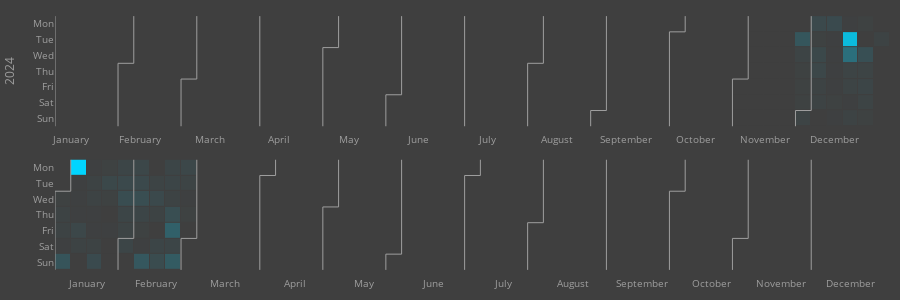

The code cell stored with this chart in its notebook:
### Code cell
custom_colorscale = [
    [0, "#3f3f3f"],  # スケールの最小値に対応する色
    [1, "#00d5ff"]    # スケールの最大値に対応する色
]

# タイルプロット
fig = calplot(df, x="date", y="value",
              colorscale=custom_colorscale)
fig.update_layout({"yaxis": {"title": "2024"},
                  "plot_bgcolor": "#3f3f3f",
                  "paper_bgcolor": "#3f3f3f"})
fig.update_layout(margin=dict(l=10, r=10, t=10, b=10))
fig.write_html("html_figures/researchmap.html")
fig

### Figure 1 — Plotly figure (JSON) as saved in the notebook; plotly's stock layout.template omitted (floating-point values rounded to 4 significant figures; data arrays with more than 128 entries replaced by an {"elided": "..."} marker saying what was removed)
{"data": [{"colorscale": [[0, "#3f3f3f"], [1, "#00d5ff"]], "customdata": {"elided": "366x2 str values"}, "hovertemplate": "%{customdata[0]} <br>Week=%{x} <br>%{customdata[1]}=%{z}", "name": "2024", "showscale": false, "type": "heatmap", "x": {"elided": "366 int values"}, "xaxis": "x", "xgap": 1, "y": {"elided": "366 int values"}, "yaxis": "y", "ygap": 1, "z": {"elided": "366 int values"}, "zmax": 119, "zmin": 0}, {"hoverinfo": "skip", "line": {"color": "#9e9e9e", "width": 1}, "mode": "lines", "type": "scatter", "x": [0.5, 0.5], "xaxis": "x", "y": [-0.5, 6.5], "yaxis": "y"}, {"hoverinfo": "skip", "line": {"color": "#9e9e9e", "width": 1}, "mode": "lines", "type": "scatter", "x": [4.5, 4.5], "xaxis": "x", "y": [2.5, 6.5], "yaxis": "y"}, {"hoverinfo": "skip", "line": {"color": "#9e9e9e", "width": 1}, "mode": "lines", "type": "scatter", "x": [4.5, 5.5], "xaxis": "x", "y": [2.5, 2.5], "yaxis": "y"}, {"hoverinfo": "skip", "line": {"color": "#9e9e9e", "width": 1}, "mode": "lines", "type": "scatter", "x": [5.5, 5.5], "xaxis": "x", "y": [2.5, -0.5], "yaxis": "y"}, {"hoverinfo": "skip", "line": {"color": "#9e9e9e", "width": 1}, "mode": "lines", "type": "scatter", "x": [8.5, 8.5], "xaxis": "x", "y": [3.5, 6.5], "yaxis": "y"}, {"hoverinfo": "skip", "line": {"color": "#9e9e9e", "width": 1}, "mode": "lines", "type": "scatter", "x": [8.5, 9.5], "xaxis": "x", "y": [3.5, 3.5], "yaxis": "y"}, {"hoverinfo": "skip", "line": {"color": "#9e9e9e", "width": 1}, "mode": "lines", "type": "scatter", "x": [9.5, 9.5], "xaxis": "x", "y": [3.5, -0.5], "yaxis": "y"}, {"hoverinfo": "skip", "line": {"color": "#9e9e9e", "width": 1}, "mode": "lines", "type": "scatter", "x": [13.5, 13.5], "xaxis": "x", "y": [-0.5, 6.5], "yaxis": "y"}, {"hoverinfo": "skip", "line": {"color": "#9e9e9e", "width": 1}, "mode": "lines", "type": "scatter", "x": [17.5, 17.5], "xaxis": "x", "y": [1.5, 6.5], "yaxis": "y"}, {"hoverinfo": "skip", "line": {"color": "#9e9e9e", "width": 1}, "mode": "lines", "type": "scatter", "x": [17.5, 18.5], "xaxis": "x", "y": [1.5, 1.5], "yaxis": "y"}, {"hoverinfo": "skip", "line": {"color": "#9e9e9e", "width": 1}, "mode": "lines", "type": "scatter", "x": [18.5, 18.5], "xaxis": "x", "y": [1.5, -0.5], "yaxis": "y"}, {"hoverinfo": "skip", "line": {"color": "#9e9e9e", "width": 1}, "mode": "lines", "type": "scatter", "x": [21.5, 21.5], "xaxis": "x", "y": [4.5, 6.5], "yaxis": "y"}, {"hoverinfo": "skip", "line": {"color": "#9e9e9e", "width": 1}, "mode": "lines", "type": "scatter", "x": [21.5, 22.5], "xaxis": "x", "y": [4.5, 4.5], "yaxis": "y"}, {"hoverinfo": "skip", "line": {"color": "#9e9e9e", "width": 1}, "mode": "lines", "type": "scatter", "x": [22.5, 22.5], "xaxis": "x", "y": [4.5, -0.5], "yaxis": "y"}, {"hoverinfo": "skip", "line": {"color": "#9e9e9e", "width": 1}, "mode": "lines", "type": "scatter", "x": [26.5, 26.5], "xaxis": "x", "y": [-0.5, 6.5], "yaxis": "y"}, {"hoverinfo": "skip", "line": {"color": "#9e9e9e", "width": 1}, "mode": "lines", "type": "scatter", "x": [30.5, 30.5], "xaxis": "x", "y": [2.5, 6.5], "yaxis": "y"}, {"hoverinfo": "skip", "line": {"color": "#9e9e9e", "width": 1}, "mode": "lines", "type": "scatter", "x": [30.5, 31.5], "xaxis": "x", "y": [2.5, 2.5], "yaxis": "y"}, {"hoverinfo": "skip", "line": {"color": "#9e9e9e", "width": 1}, "mode": "lines", "type": "scatter", "x": [31.5, 31.5], "xaxis": "x", "y": [2.5, -0.5], "yaxis": "y"}, {"hoverinfo": "skip", "line": {"color": "#9e9e9e", "width": 1}, "mode": "lines", "type": "scatter", "x": [34.5, 34.5], "xaxis": "x", "y": [5.5, 6.5], "yaxis": "y"}, {"hoverinfo": "skip", "line": {"color": "#9e9e9e", "width": 1}, "mode": "lines", "type": "scatter", "x": [34.5, 35.5], "xaxis": "x", "y": [5.5, 5.5], "yaxis": "y"}, {"hoverinfo": "skip", "line": {"color": "#9e9e9e", "width": 1}, "mode": "lines", "type": "scatter", "x": [35.5, 35.5], "xaxis": "x", "y": [5.5, -0.5], "yaxis": "y"}, {"hoverinfo": "skip", "line": {"color": "#9e9e9e", "width": 1}, "mode": "lines", "type": "scatter", "x": [39.5, 39.5], "xaxis": "x", "y": [0.5, 6.5], "yaxis": "y"}, {"hoverinfo": "skip", "line": {"color": "#9e9e9e", "width": 1}, "mode": "lines", "type": "scatter", "x": [39.5, 40.5], "xaxis": "x", "y": [0.5, 0.5], "yaxis": "y"}, {"hoverinfo": "skip", "line": {"color": "#9e9e9e", "width": 1}, "mode": "lines", "type": "scatter", "x": [40.5, 40.5], "xaxis": "x", "y": [0.5, -0.5], "yaxis": "y"}, {"hoverinfo": "skip", "line": {"color": "#9e9e9e", "width": 1}, "mode": "lines", "type": "scatter", "x": [43.5, 43.5], "xaxis": "x", "y": [3.5, 6.5], "yaxis": "y"}, {"hoverinfo": "skip", "line": {"color": "#9e9e9e", "width": 1}, "mode": "lines", "type": "scatter", "x": [43.5, 44.5], "xaxis": "x", "y": [3.5, 3.5], "yaxis": "y"}, {"hoverinfo": "skip", "line": {"color": "#9e9e9e", "width": 1}, "mode": "lines", "type": "scatter", "x": [44.5, 44.5], "xaxis": "x", "y": [3.5, -0.5], "yaxis": "y"}, {"hoverinfo": "skip", "line": {"color": "#9e9e9e", "width": 1}, "mode": "lines", "type": "scatter", "x": [47.5, 47.5], "xaxis": "x", "y": [5.5, 6.5], "yaxis": "y"}, {"hoverinfo": "skip", "line": {"color": "#9e9e9e", "width": 1}, "mode": "lines", "type": "scatter", "x": [47.5, 48.5], "xaxis": "x", "y": [5.5, 5.5], "yaxis": "y"}, {"hoverinfo": "skip", "line": {"color": "#9e9e9e", "width": 1}, "mode": "lines", "type": "scatter", "x": [48.5, 48.5], "xaxis": "x", "y": [5.5, -0.5], "yaxis": "y"}, {"colorscale": [[0, "#3f3f3f"], [1, "#00d5ff"]], "customdata": {"elided": "365x2 str values"}, "hovertemplate": "%{customdata[0]} <br>Week=%{x} <br>%{customdata[1]}=%{z}", "name": "2025", "showscale": false, "type": "heatmap", "x": {"elided": "365 int values"}, "xaxis": "x2", "xgap": 1, "y": {"elided": "365 int values"}, "yaxis": "y2", "ygap": 1, "z": {"elided": "365 int values"}, "zmax": 119, "zmin": 0}, {"hoverinfo": "skip", "line": {"color": "#9e9e9e", "width": 1}, "mode": "lines", "type": "scatter", "x": [-0.5, -0.5], "xaxis": "x2", "y": [1.5, 6.5], "yaxis": "y2"}, {"hoverinfo": "skip", "line": {"color": "#9e9e9e", "width": 1}, "mode": "lines", "type": "scatter", "x": [-0.5, 0.5], "xaxis": "x2", "y": [1.5, 1.5], "yaxis": "y2"}, {"hoverinfo": "skip", "line": {"color": "#9e9e9e", "width": 1}, "mode": "lines", "type": "scatter", "x": [0.5, 0.5], "xaxis": "x2", "y": [1.5, -0.5], "yaxis": "y2"}, {"hoverinfo": "skip", "line": {"color": "#9e9e9e", "width": 1}, "mode": "lines", "type": "scatter", "x": [3.5, 3.5], "xaxis": "x2", "y": [4.5, 6.5], "yaxis": "y2"}, {"hoverinfo": "skip", "line": {"color": "#9e9e9e", "width": 1}, "mode": "lines", "type": "scatter", "x": [3.5, 4.5], "xaxis": "x2", "y": [4.5, 4.5], "yaxis": "y2"}, {"hoverinfo": "skip", "line": {"color": "#9e9e9e", "width": 1}, "mode": "lines", "type": "scatter", "x": [4.5, 4.5], "xaxis": "x2", "y": [4.5, -0.5], "yaxis": "y2"}, {"hoverinfo": "skip", "line": {"color": "#9e9e9e", "width": 1}, "mode": "lines", "type": "scatter", "x": [7.5, 7.5], "xaxis": "x2", "y": [4.5, 6.5], "yaxis": "y2"}, {"hoverinfo": "skip", "line": {"color": "#9e9e9e", "width": 1}, "mode": "lines", "type": "scatter", "x": [7.5, 8.5], "xaxis": "x2", "y": [4.5, 4.5], "yaxis": "y2"}, {"hoverinfo": "skip", "line": {"color": "#9e9e9e", "width": 1}, "mode": "lines", "type": "scatter", "x": [8.5, 8.5], "xaxis": "x2", "y": [4.5, -0.5], "yaxis": "y2"}, {"hoverinfo": "skip", "line": {"color": "#9e9e9e", "width": 1}, "mode": "lines", "type": "scatter", "x": [12.5, 12.5], "xaxis": "x2", "y": [0.5, 6.5], "yaxis": "y2"}, {"hoverinfo": "skip", "line": {"color": "#9e9e9e", "width": 1}, "mode": "lines", "type": "scatter", "x": [12.5, 13.5], "xaxis": "x2", "y": [0.5, 0.5], "yaxis": "y2"}, {"hoverinfo": "skip", "line": {"color": "#9e9e9e", "width": 1}, "mode": "lines", "type": "scatter", "x": [13.5, 13.5], "xaxis": "x2", "y": [0.5, -0.5], "yaxis": "y2"}, {"hoverinfo": "skip", "line": {"color": "#9e9e9e", "width": 1}, "mode": "lines", "type": "scatter", "x": [16.5, 16.5], "xaxis": "x2", "y": [2.5, 6.5], "yaxis": "y2"}, {"hoverinfo": "skip", "line": {"color": "#9e9e9e", "width": 1}, "mode": "lines", "type": "scatter", "x": [16.5, 17.5], "xaxis": "x2", "y": [2.5, 2.5], "yaxis": "y2"}, {"hoverinfo": "skip", "line": {"color": "#9e9e9e", "width": 1}, "mode": "lines", "type": "scatter", "x": [17.5, 17.5], "xaxis": "x2", "y": [2.5, -0.5], "yaxis": "y2"}, {"hoverinfo": "skip", "line": {"color": "#9e9e9e", "width": 1}, "mode": "lines", "type": "scatter", "x": [20.5, 20.5], "xaxis": "x2", "y": [5.5, 6.5], "yaxis": "y2"}, {"hoverinfo": "skip", "line": {"color": "#9e9e9e", "width": 1}, "mode": "lines", "type": "scatter", "x": [20.5, 21.5], "xaxis": "x2", "y": [5.5, 5.5], "yaxis": "y2"}, {"hoverinfo": "skip", "line": {"color": "#9e9e9e", "width": 1}, "mode": "lines", "type": "scatter", "x": [21.5, 21.5], "xaxis": "x2", "y": [5.5, -0.5], "yaxis": "y2"}, {"hoverinfo": "skip", "line": {"color": "#9e9e9e", "width": 1}, "mode": "lines", "type": "scatter", "x": [25.5, 25.5], "xaxis": "x2", "y": [0.5, 6.5], "yaxis": "y2"}, {"hoverinfo": "skip", "line": {"color": "#9e9e9e", "width": 1}, "mode": "lines", "type": "scatter", "x": [25.5, 26.5], "xaxis": "x2", "y": [0.5, 0.5], "yaxis": "y2"}, {"hoverinfo": "skip", "line": {"color": "#9e9e9e", "width": 1}, "mode": "lines", "type": "scatter", "x": [26.5, 26.5], "xaxis": "x2", "y": [0.5, -0.5], "yaxis": "y2"}, {"hoverinfo": "skip", "line": {"color": "#9e9e9e", "width": 1}, "mode": "lines", "type": "scatter", "x": [29.5, 29.5], "xaxis": "x2", "y": [3.5, 6.5], "yaxis": "y2"}, {"hoverinfo": "skip", "line": {"color": "#9e9e9e", "width": 1}, "mode": "lines", "type": "scatter", "x": [29.5, 30.5], "xaxis": "x2", "y": [3.5, 3.5], "yaxis": "y2"}, {"hoverinfo": "skip", "line": {"color": "#9e9e9e", "width": 1}, "mode": "lines", "type": "scatter", "x": [30.5, 30.5], "xaxis": "x2", "y": [3.5, -0.5], "yaxis": "y2"}, {"hoverinfo": "skip", "line": {"color": "#9e9e9e", "width": 1}, "mode": "lines", "type": "scatter", "x": [34.5, 34.5], "xaxis": "x2", "y": [-0.5, 6.5], "yaxis": "y2"}, {"hoverinfo": "skip", "line": {"color": "#9e9e9e", "width": 1}, "mode": "lines", "type": "scatter", "x": [38.5, 38.5], "xaxis": "x2", "y": [1.5, 6.5], "yaxis": "y2"}, {"hoverinfo": "skip", "line": {"color": "#9e9e9e", "width": 1}, "mode": "lines", "type": "scatter", "x": [38.5, 39.5], "xaxis": "x2", "y": [1.5, 1.5], "yaxis": "y2"}, {"hoverinfo": "skip", "line": {"color": "#9e9e9e", "width": 1}, "mode": "lines", "type": "scatter", "x": [39.5, 39.5], "xaxis": "x2", "y": [1.5, -0.5], "yaxis": "y2"}, {"hoverinfo": "skip", "line": {"color": "#9e9e9e", "width": 1}, "mode": "lines", "type": "scatter", "x": [42.5, 42.5], "xaxis": "x2", "y": [4.5, 6.5], "yaxis": "y2"}, {"hoverinfo": "skip", "line": {"color": "#9e9e9e", "width": 1}, "mode": "lines", "type": "scatter", "x": [42.5, 43.5], "xaxis": "x2", "y": [4.5, 4.5], "yaxis": "y2"}, {"hoverinfo": "skip", "line": {"color": "#9e9e9e", "width": 1}, "mode": "lines", "type": "scatter", "x": [43.5, 43.5], "xaxis": "x2", "y": [4.5, -0.5], "yaxis": "y2"}, {"hoverinfo": "skip", "line": {"color": "#9e9e9e", "width": 1}, "mode": "lines", "type": "scatter", "x": [47.5, 47.5], "xaxis": "x2", "y": [-0.5, 6.5], "yaxis": "y2"}], "layout": {"font": {"color": "#9e9e9e", "size": 10}, "height": 300, "margin": {"b": 10, "l": 10, "r": 10, "t": 10}, "paper_bgcolor": "#3f3f3f", "plot_bgcolor": "#3f3f3f", "showlegend": false, "title": {"text": ""}, "xaxis": {"anchor": "y", "domain": [0, 1], "showgrid": false, "showline": false, "tickmode": "array", "ticktext": ["January", "February", "March", "April", "May", "June", "July", "August", "September", "October", "November", "December"], "tickvals": [1.5, 5.909, 10.32, 14.73, 19.14, 23.55, 27.95, 32.36, 36.77, 41.18, 45.59, 50], "zeroline": false}, "xaxis2": {"anchor": "y2", "domain": [0, 1], "showgrid": false, "showline": false, "tickmode": "array", "ticktext": ["January", "February", "March", "April", "May", "June", "July", "August", "September", "October", "November", "December"], "tickvals": [1.5, 5.909, 10.32, 14.73, 19.14, 23.55, 27.95, 32.36, 36.77, 41.18, 45.59, 50], "zeroline": false}, "yaxis": {"anchor": "x", "autorange": "reversed", "domain": [0.54, 1], "showgrid": false, "showline": false, "tickmode": "array", "ticktext": ["Mon", "Tue", "Wed", "Thu", "Fri", "Sat", "Sun"], "tickvals": [0, 1, 2, 3, 4, 5, 6], "title": {"text": "2024"}, "zeroline": false}, "yaxis2": {"anchor": "x2", "autorange": "reversed", "domain": [0, 0.46], "showgrid": false, "showline": false, "tickmode": "array", "ticktext": ["Mon", "Tue", "Wed", "Thu", "Fri", "Sat", "Sun"], "tickvals": [0, 1, 2, 3, 4, 5, 6], "zeroline": false}}}
